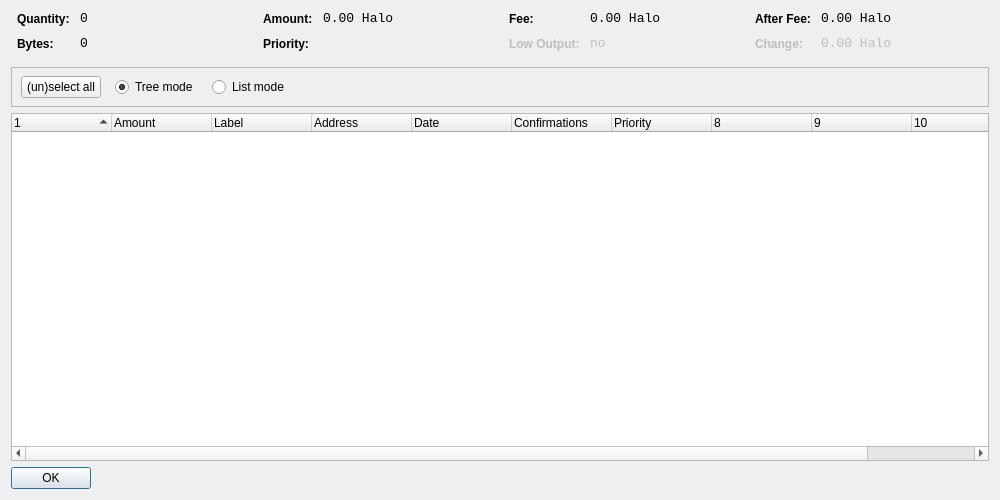
<?xml version="1.0" encoding="UTF-8"?>
<ui version="4.0">
 <class>CoinControlDialog</class>
 <widget class="QDialog" name="CoinControlDialog">
  <property name="geometry">
   <rect>
    <x>0</x>
    <y>0</y>
    <width>1000</width>
    <height>500</height>
   </rect>
  </property>
  <property name="windowTitle">
   <string>Coin Control</string>
  </property>
  <layout class="QVBoxLayout" name="verticalLayout">
   <item>
    <layout class="QHBoxLayout" name="horizontalLayoutTop" stretch="0,0,0,0">
     <property name="topMargin">
      <number>0</number>
     </property>
     <property name="bottomMargin">
      <number>10</number>
     </property>
     <item>
      <layout class="QFormLayout" name="formLayoutCoinControl1">
       <property name="horizontalSpacing">
        <number>10</number>
       </property>
       <property name="verticalSpacing">
        <number>10</number>
       </property>
       <property name="leftMargin">
        <number>6</number>
       </property>
       <property name="rightMargin">
        <number>6</number>
       </property>
       <item row="0" column="0">
        <widget class="QLabel" name="labelCoinControlQuantityText">
         <property name="styleSheet">
          <string notr="true">font-weight:bold;</string>
         </property>
         <property name="text">
          <string>Quantity:</string>
         </property>
        </widget>
       </item>
       <item row="0" column="1">
        <widget class="QLabel" name="labelCoinControlQuantity">
         <property name="font">
          <font>
           <family>Monospace</family>
           <pointsize>10</pointsize>
          </font>
         </property>
         <property name="cursor">
          <cursorShape>IBeamCursor</cursorShape>
         </property>
         <property name="contextMenuPolicy">
          <enum>Qt::ActionsContextMenu</enum>
         </property>
         <property name="text">
          <string>0</string>
         </property>
         <property name="textInteractionFlags">
          <set>Qt::LinksAccessibleByMouse|Qt::TextSelectableByKeyboard|Qt::TextSelectableByMouse</set>
         </property>
        </widget>
       </item>
       <item row="1" column="0">
        <widget class="QLabel" name="labelCoinControlBytesText">
         <property name="styleSheet">
          <string notr="true">font-weight:bold;</string>
         </property>
         <property name="text">
          <string>Bytes:</string>
         </property>
        </widget>
       </item>
       <item row="1" column="1">
        <widget class="QLabel" name="labelCoinControlBytes">
         <property name="font">
          <font>
           <family>Monospace</family>
           <pointsize>10</pointsize>
          </font>
         </property>
         <property name="cursor">
          <cursorShape>IBeamCursor</cursorShape>
         </property>
         <property name="contextMenuPolicy">
          <enum>Qt::ActionsContextMenu</enum>
         </property>
         <property name="text">
          <string>0</string>
         </property>
         <property name="textInteractionFlags">
          <set>Qt::LinksAccessibleByMouse|Qt::TextSelectableByKeyboard|Qt::TextSelectableByMouse</set>
         </property>
        </widget>
       </item>
      </layout>
     </item>
     <item>
      <layout class="QFormLayout" name="formLayoutCoinControl2">
       <property name="horizontalSpacing">
        <number>10</number>
       </property>
       <property name="verticalSpacing">
        <number>10</number>
       </property>
       <property name="leftMargin">
        <number>6</number>
       </property>
       <property name="rightMargin">
        <number>6</number>
       </property>
       <item row="0" column="0">
        <widget class="QLabel" name="labelCoinControlAmountText">
         <property name="styleSheet">
          <string notr="true">font-weight:bold;</string>
         </property>
         <property name="text">
          <string>Amount:</string>
         </property>
        </widget>
       </item>
       <item row="0" column="1">
        <widget class="QLabel" name="labelCoinControlAmount">
         <property name="font">
          <font>
           <family>Monospace</family>
           <pointsize>10</pointsize>
          </font>
         </property>
         <property name="cursor">
          <cursorShape>IBeamCursor</cursorShape>
         </property>
         <property name="contextMenuPolicy">
          <enum>Qt::ActionsContextMenu</enum>
         </property>
         <property name="text">
          <string>0.00 Halo</string>
         </property>
         <property name="textInteractionFlags">
          <set>Qt::LinksAccessibleByMouse|Qt::TextSelectableByKeyboard|Qt::TextSelectableByMouse</set>
         </property>
        </widget>
       </item>
       <item row="1" column="0">
        <widget class="QLabel" name="labelCoinControlPriorityText">
         <property name="styleSheet">
          <string notr="true">font-weight:bold;</string>
         </property>
         <property name="text">
          <string>Priority:</string>
         </property>
        </widget>
       </item>
       <item row="1" column="1">
        <widget class="QLabel" name="labelCoinControlPriority">
         <property name="font">
          <font>
           <family>Monospace</family>
           <pointsize>10</pointsize>
          </font>
         </property>
         <property name="cursor">
          <cursorShape>IBeamCursor</cursorShape>
         </property>
         <property name="contextMenuPolicy">
          <enum>Qt::ActionsContextMenu</enum>
         </property>
         <property name="text">
          <string/>
         </property>
         <property name="textInteractionFlags">
          <set>Qt::LinksAccessibleByMouse|Qt::TextSelectableByKeyboard|Qt::TextSelectableByMouse</set>
         </property>
        </widget>
       </item>
      </layout>
     </item>
     <item>
      <layout class="QFormLayout" name="formLayoutCoinControl3">
       <property name="horizontalSpacing">
        <number>10</number>
       </property>
       <property name="verticalSpacing">
        <number>10</number>
       </property>
       <property name="leftMargin">
        <number>6</number>
       </property>
       <property name="rightMargin">
        <number>6</number>
       </property>
       <item row="0" column="0">
        <widget class="QLabel" name="labelCoinControlFeeText">
         <property name="styleSheet">
          <string notr="true">font-weight:bold;</string>
         </property>
         <property name="text">
          <string>Fee:</string>
         </property>
        </widget>
       </item>
       <item row="0" column="1">
        <widget class="QLabel" name="labelCoinControlFee">
         <property name="font">
          <font>
           <family>Monospace</family>
           <pointsize>10</pointsize>
          </font>
         </property>
         <property name="cursor">
          <cursorShape>IBeamCursor</cursorShape>
         </property>
         <property name="contextMenuPolicy">
          <enum>Qt::ActionsContextMenu</enum>
         </property>
         <property name="text">
          <string>0.00 Halo</string>
         </property>
         <property name="textInteractionFlags">
          <set>Qt::LinksAccessibleByMouse|Qt::TextSelectableByKeyboard|Qt::TextSelectableByMouse</set>
         </property>
        </widget>
       </item>
       <item row="1" column="0">
        <widget class="QLabel" name="labelCoinControlLowOutputText">
         <property name="enabled">
          <bool>false</bool>
         </property>
         <property name="styleSheet">
          <string notr="true">font-weight:bold;</string>
         </property>
         <property name="text">
          <string>Low Output:</string>
         </property>
        </widget>
       </item>
       <item row="1" column="1">
        <widget class="QLabel" name="labelCoinControlLowOutput">
         <property name="enabled">
          <bool>false</bool>
         </property>
         <property name="font">
          <font>
           <family>Monospace</family>
           <pointsize>10</pointsize>
          </font>
         </property>
         <property name="cursor">
          <cursorShape>IBeamCursor</cursorShape>
         </property>
         <property name="contextMenuPolicy">
          <enum>Qt::ActionsContextMenu</enum>
         </property>
         <property name="text">
          <string>no</string>
         </property>
         <property name="textInteractionFlags">
          <set>Qt::LinksAccessibleByMouse|Qt::TextSelectableByKeyboard|Qt::TextSelectableByMouse</set>
         </property>
        </widget>
       </item>
      </layout>
     </item>
     <item>
      <layout class="QFormLayout" name="formLayoutCoinControl4">
       <property name="horizontalSpacing">
        <number>10</number>
       </property>
       <property name="verticalSpacing">
        <number>10</number>
       </property>
       <property name="leftMargin">
        <number>6</number>
       </property>
       <property name="rightMargin">
        <number>6</number>
       </property>
       <item row="0" column="0">
        <widget class="QLabel" name="labelCoinControlAfterFeeText">
         <property name="styleSheet">
          <string notr="true">font-weight:bold;</string>
         </property>
         <property name="text">
          <string>After Fee:</string>
         </property>
        </widget>
       </item>
       <item row="0" column="1">
        <widget class="QLabel" name="labelCoinControlAfterFee">
         <property name="font">
          <font>
           <family>Monospace</family>
           <pointsize>10</pointsize>
          </font>
         </property>
         <property name="cursor">
          <cursorShape>IBeamCursor</cursorShape>
         </property>
         <property name="contextMenuPolicy">
          <enum>Qt::ActionsContextMenu</enum>
         </property>
         <property name="text">
          <string>0.00 Halo</string>
         </property>
         <property name="textInteractionFlags">
          <set>Qt::LinksAccessibleByMouse|Qt::TextSelectableByKeyboard|Qt::TextSelectableByMouse</set>
         </property>
        </widget>
       </item>
       <item row="1" column="0">
        <widget class="QLabel" name="labelCoinControlChangeText">
         <property name="enabled">
          <bool>false</bool>
         </property>
         <property name="styleSheet">
          <string notr="true">font-weight:bold;</string>
         </property>
         <property name="text">
          <string>Change:</string>
         </property>
        </widget>
       </item>
       <item row="1" column="1">
        <widget class="QLabel" name="labelCoinControlChange">
         <property name="enabled">
          <bool>false</bool>
         </property>
         <property name="font">
          <font>
           <family>Monospace</family>
           <pointsize>10</pointsize>
          </font>
         </property>
         <property name="cursor">
          <cursorShape>IBeamCursor</cursorShape>
         </property>
         <property name="contextMenuPolicy">
          <enum>Qt::ActionsContextMenu</enum>
         </property>
         <property name="text">
          <string>0.00 Halo</string>
         </property>
         <property name="textInteractionFlags">
          <set>Qt::LinksAccessibleByMouse|Qt::TextSelectableByKeyboard|Qt::TextSelectableByMouse</set>
         </property>
        </widget>
       </item>
      </layout>
     </item>
    </layout>
   </item>
   <item>
    <widget class="QFrame" name="frame">
     <property name="minimumSize">
      <size>
       <width>0</width>
       <height>40</height>
      </size>
     </property>
     <property name="frameShape">
      <enum>QFrame::StyledPanel</enum>
     </property>
     <property name="frameShadow">
      <enum>QFrame::Sunken</enum>
     </property>
     <widget class="QWidget" name="horizontalLayoutWidget">
      <property name="geometry">
       <rect>
        <x>10</x>
        <y>0</y>
        <width>781</width>
        <height>41</height>
       </rect>
      </property>
      <layout class="QHBoxLayout" name="horizontalLayoutPanel" stretch="0,0,0,0">
       <property name="spacing">
        <number>14</number>
       </property>
       <item>
        <widget class="QPushButton" name="pushButtonSelectAll">
         <property name="sizePolicy">
          <sizepolicy hsizetype="Maximum" vsizetype="Fixed">
           <horstretch>0</horstretch>
           <verstretch>0</verstretch>
          </sizepolicy>
         </property>
         <property name="text">
          <string>(un)select all</string>
         </property>
        </widget>
       </item>
       <item>
        <widget class="QRadioButton" name="radioTreeMode">
         <property name="sizePolicy">
          <sizepolicy hsizetype="Maximum" vsizetype="Fixed">
           <horstretch>0</horstretch>
           <verstretch>0</verstretch>
          </sizepolicy>
         </property>
         <property name="text">
          <string>Tree mode</string>
         </property>
         <property name="checked">
          <bool>true</bool>
         </property>
        </widget>
       </item>
       <item>
        <widget class="QRadioButton" name="radioListMode">
         <property name="sizePolicy">
          <sizepolicy hsizetype="Maximum" vsizetype="Fixed">
           <horstretch>0</horstretch>
           <verstretch>0</verstretch>
          </sizepolicy>
         </property>
         <property name="text">
          <string>List mode</string>
         </property>
        </widget>
       </item>
       <item>
        <spacer name="horizontalSpacer">
         <property name="orientation">
          <enum>Qt::Horizontal</enum>
         </property>
         <property name="sizeHint" stdset="0">
          <size>
           <width>40</width>
           <height>20</height>
          </size>
         </property>
        </spacer>
       </item>
      </layout>
     </widget>
    </widget>
   </item>
   <item>
    <widget class="CoinControlTreeWidget" name="treeWidget">
     <property name="contextMenuPolicy">
      <enum>Qt::CustomContextMenu</enum>
     </property>
     <property name="sortingEnabled">
      <bool>false</bool>
     </property>
     <property name="columnCount">
      <number>11</number>
     </property>
     <attribute name="headerShowSortIndicator" stdset="0">
      <bool>true</bool>
     </attribute>
     <attribute name="headerStretchLastSection">
      <bool>false</bool>
     </attribute>
     <column>
      <property name="text">
       <string/>
      </property>
     </column>
     <column>
      <property name="text">
       <string>Amount</string>
      </property>
     </column>
     <column>
      <property name="text">
       <string>Label</string>
      </property>
     </column>
     <column>
      <property name="text">
       <string>Address</string>
      </property>
     </column>
     <column>
      <property name="text">
       <string>Date</string>
      </property>
     </column>
     <column>
      <property name="text">
       <string>Confirmations</string>
      </property>
      <property name="toolTip">
       <string>Confirmed</string>
      </property>
     </column>
     <column>
      <property name="text">
       <string>Priority</string>
      </property>
     </column>
     <column>
      <property name="text">
       <string/>
      </property>
     </column>
     <column>
      <property name="text">
       <string/>
      </property>
     </column>
     <column>
      <property name="text">
       <string/>
      </property>
     </column>
     <column>
      <property name="text">
       <string/>
      </property>
     </column>
    </widget>
   </item>
   <item>
    <widget class="QDialogButtonBox" name="buttonBox">
     <property name="sizePolicy">
      <sizepolicy hsizetype="Maximum" vsizetype="Fixed">
       <horstretch>0</horstretch>
       <verstretch>0</verstretch>
      </sizepolicy>
     </property>
     <property name="orientation">
      <enum>Qt::Horizontal</enum>
     </property>
     <property name="standardButtons">
      <set>QDialogButtonBox::Ok</set>
     </property>
    </widget>
   </item>
  </layout>
 </widget>
 <customwidgets>
  <customwidget>
   <class>CoinControlTreeWidget</class>
   <extends>QTreeWidget</extends>
   <header>coincontroltreewidget.h</header>
  </customwidget>
 </customwidgets>
 <resources/>
 <connections/>
</ui>
